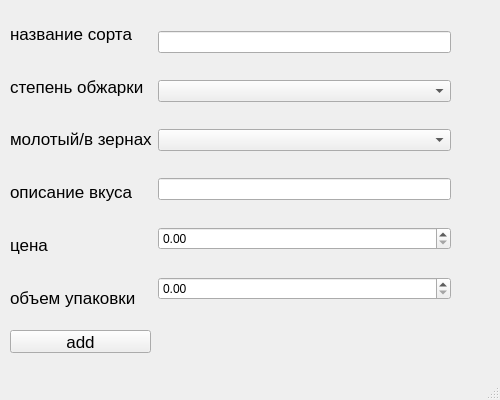
<?xml version="1.0" encoding="UTF-8"?>
<ui version="4.0">
 <class>CoffeeForm</class>
 <widget class="QMainWindow" name="CoffeeForm">
  <property name="geometry">
   <rect>
    <x>0</x>
    <y>0</y>
    <width>500</width>
    <height>400</height>
   </rect>
  </property>
  <property name="windowTitle">
   <string>MainWindow</string>
  </property>
  <widget class="QWidget" name="centralwidget">
   <widget class="QWidget" name="horizontalLayoutWidget">
    <property name="geometry">
     <rect>
      <x>10</x>
      <y>10</y>
      <width>441</width>
      <height>311</height>
     </rect>
    </property>
    <layout class="QHBoxLayout" name="horizontalLayout">
     <item>
      <layout class="QVBoxLayout" name="verticalLayout_2">
       <property name="leftMargin">
        <number>0</number>
       </property>
       <item>
        <layout class="QVBoxLayout" name="verticalLayout_3">
         <item>
          <widget class="QLabel" name="label">
           <property name="font">
            <font>
             <pointsize>13</pointsize>
            </font>
           </property>
           <property name="text">
            <string>название сорта</string>
           </property>
          </widget>
         </item>
         <item>
          <widget class="QLabel" name="label_2">
           <property name="font">
            <font>
             <pointsize>13</pointsize>
            </font>
           </property>
           <property name="text">
            <string>степень обжарки</string>
           </property>
          </widget>
         </item>
         <item>
          <widget class="QLabel" name="label_3">
           <property name="font">
            <font>
             <pointsize>13</pointsize>
            </font>
           </property>
           <property name="text">
            <string>молотый/в зернах</string>
           </property>
          </widget>
         </item>
         <item>
          <widget class="QLabel" name="label_4">
           <property name="font">
            <font>
             <pointsize>13</pointsize>
            </font>
           </property>
           <property name="text">
            <string>описание вкуса</string>
           </property>
          </widget>
         </item>
         <item>
          <widget class="QLabel" name="label_5">
           <property name="font">
            <font>
             <pointsize>13</pointsize>
            </font>
           </property>
           <property name="text">
            <string>цена</string>
           </property>
          </widget>
         </item>
         <item>
          <widget class="QLabel" name="label_6">
           <property name="font">
            <font>
             <pointsize>13</pointsize>
            </font>
           </property>
           <property name="text">
            <string>объем упаковки</string>
           </property>
          </widget>
         </item>
        </layout>
       </item>
      </layout>
     </item>
     <item>
      <layout class="QVBoxLayout" name="verticalLayout_4">
       <item>
        <widget class="QLineEdit" name="line_variety_name"/>
       </item>
       <item>
        <widget class="QComboBox" name="combo_degree_of_roast"/>
       </item>
       <item>
        <widget class="QComboBox" name="combo_grind"/>
       </item>
       <item>
        <widget class="QLineEdit" name="line_flavor_description"/>
       </item>
       <item>
        <widget class="QDoubleSpinBox" name="spin_cost"/>
       </item>
       <item>
        <widget class="QDoubleSpinBox" name="spin_volume"/>
       </item>
      </layout>
     </item>
    </layout>
   </widget>
   <widget class="QPushButton" name="pushButton">
    <property name="geometry">
     <rect>
      <x>10</x>
      <y>330</y>
      <width>141</width>
      <height>23</height>
     </rect>
    </property>
    <property name="font">
     <font>
      <pointsize>13</pointsize>
     </font>
    </property>
    <property name="text">
     <string>add</string>
    </property>
   </widget>
  </widget>
  <widget class="QMenuBar" name="menubar">
   <property name="geometry">
    <rect>
     <x>0</x>
     <y>0</y>
     <width>500</width>
     <height>20</height>
    </rect>
   </property>
  </widget>
  <widget class="QStatusBar" name="statusbar"/>
 </widget>
 <resources/>
 <connections/>
</ui>
